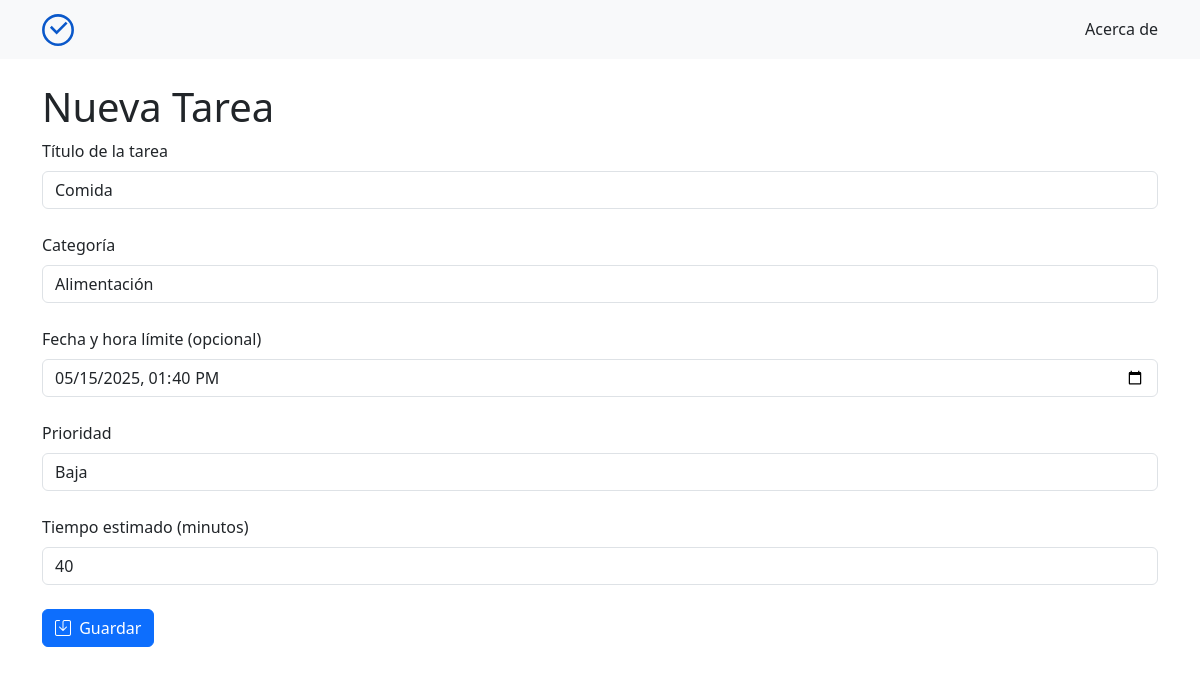
/editar/5, run on the app's committed database.
### tables this page shows
CREATE TABLE tareas (
            id INTEGER PRIMARY KEY AUTOINCREMENT,
            nombre TEXT NOT NULL,
            fecha_creacion TEXT NOT NULL DEFAULT (datetime('now','localtime')),
            fecha_limite TEXT,
            prioridad TEXT DEFAULT 'media',
            estado TEXT NOT NULL DEFAULT 'pendiente',
            tiempo_estimado INTEGER,
            completado_en TEXT,
            id_categoria INTEGER NOT NULL,
            fecha_actualizacion TEXT NOT NULL DEFAULT (datetime('now','localtime')),
            FOREIGN KEY (id_categoria) REFERENCES categorias(id)
                ON UPDATE CASCADE
                ON DELETE RESTRICT
        );

### app.py (the view)
@app.route("/editar/<int:id>", methods=["GET", "POST"])
def editar(id): # EDITA Y ACTUALIZA UNA TAREA EXISTENTE
    tarea = Tarea.get_by_id(id)
    if not tarea:
        abort(404)
        return render_template("404.html"), 404
    if request.method == "POST":
        nombre = request.form.get("title", "").strip()
        categoria = request.form.get("categoria", "").strip()
        fecha_limite = request.form.get("fecha_limite", "").strip() or None
        prioridad = request.form.get("prioridad", "").strip() or None
        tiempo_estimado = request.form.get("tiempo_estimado", "").strip() or None
        if tiempo_estimado:
            try:
                tiempo_estimado = int(tiempo_estimado)
            except ValueError:
                flash("El tiempo estimado debe ser un número válido", "danger")
                return redirect(f"/editar/{id}")
        try:
            categoria_id = Categoria.get_or_create(categoria)
            Tarea.update(id, nombre)
            Tarea.move_to_categoria(id, categoria_id)
            if fecha_limite is not None:
                Tarea.set_fecha_limite(id, fecha_limite)
            if prioridad is not None:
                Tarea.set_prioridad(id, prioridad)
            if tiempo_estimado is not None:
                Tarea.set_tiempo_estimado(id, tiempo_estimado)
        except ValueError as err:
            flash(str(err), "danger")
            return redirect(f"/editar/{id}")
        flash("Tarea actualizada", "success")
        return redirect(f"/tarea/{id}")
    else:
        categorias = Categoria.get_all()
        return render_template("editar.html", tarea=tarea, categorias=categorias)

### database.py (called while the page is built)
def connect_db():
    conn = sqlite3.connect(DATABASE_NAME) # Conecta a la base de datos
    conn.row_factory = sqlite3.Row  # Devuelve filas tipo Row: acceso por índice y por llave
    conn.execute("PRAGMA foreign_keys = ON") # Activa el modo de clave foránea
    return conn

def query_all(sql, params=None):
    conn = connect_db()
    rows = conn.execute(sql, params or ()).fetchall()
    conn.close()
    return rows

def query_one(sql, params=None):
    conn = connect_db()
    row = conn.execute(sql, params or ()).fetchone()
    conn.close()
    return row

### models/categoria.py (called while the page is built)
    @staticmethod
    def get_all():
        query = query_all("SELECT id, nombre FROM categorias ORDER BY id")
        print(f" * Categorías: {query}")
        return query

### models/tarea.py (called while the page is built)
    @staticmethod
    def get_by_id(tarea_id):
        return query_one(
            """SELECT id, nombre, fecha_creacion, fecha_limite, prioridad, estado, tiempo_estimado,
                      completado_en, id_categoria, fecha_actualizacion
               FROM tareas WHERE id = ?""",
            (tarea_id,),
        )

### templates/editar.html (shortened to what this page needs)
{% extends "layout.html" %}
{% block content %}
<h1>Nueva Tarea</h1>
<form action="/editar/{{ tarea.id }}" method="post" id="editar-tarea-form" data-id="{{ tarea.id }}">
  <label class="form-label" for="nombre">Título de la tarea</label>
  <input name="title" class="form-control" value="{{ tarea.nombre }}" type="text" id="nombre">
  <br>
  <label class="form-label" for="categoria">Categoría</label>
  <select
    id="categoria"
    name="categoria"
    placeholder="Selecciona o crea una categoría"
    class="form-control"
  >
    {% if categorias %}
      {% for cat in categorias %}
        {% set is_selected = (cat.id|string) == (tarea.id_categoria|string) %}
    <option value="{{ cat.nombre }}" {% if is_selected %}selected{% endif %}>{{ cat.nombre }}</option>
    {% endfor %}
    {% endif %}
  </select>
  <br>
  <label class="form-label" for="fecha_limite">Fecha y hora límite (opcional)</label>
  <input name="fecha_limite" class="form-control" type="datetime-local" id="fecha_limite" value="{{ tarea.fecha_limite if tarea.fecha_limite else '' }}">
  <br>
  <label class="form-label" for="prioridad">Prioridad</label>
  <select name="prioridad" class="form-control" id="prioridad">
    {% if tarea.prioridad == 'baja' %}
    <option value="baja" selected>Baja</option>
    {% else %}
    <option value="baja">Baja</option>
    {% endif %}
  </select>
  <br>
  <label class="form-label" for="tiempo_estimado">Tiempo estimado (minutos)</label>
  <input name="tiempo_estimado" class="form-control" type="number" id="tiempo_estimado" min="0" placeholder="Ej: 30" value="{{ tarea.tiempo_estimado if tarea.tiempo_estimado else '' }}">
  <br>
  <button type="submit" class="btn btn-primary">
    <i class="bi bi-save me-1"></i>
    Guardar
  </button>
</form>
<link href="https://cdn.jsdelivr.net/npm/tom-select@2.3.1/dist/css/tom-select.css" rel="stylesheet">
{% endblock %}

### data on the page
tareas: title "Comida", fecha_limite "05/15/2025 13:40", prioridad "Baja", tiempo_estimado "40"

### other printed values
form field categoria "Alimentación"
